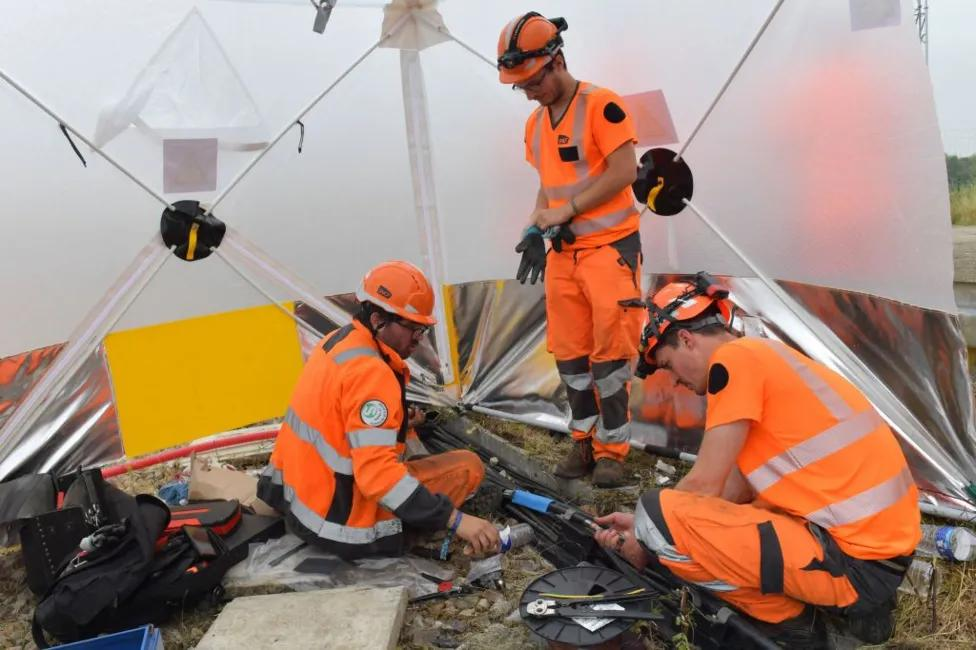
#> input picture images/0941cd70-4b7c-11ef-b2d2-cdb23d5d7c5b.jpg, 976 x 650 px; its folder holds 4 pictures in this run
$ python media_manager.py
#> lines starting #> are read from the running program, lines starting #| are printed output that depends on the picture
### image_container.py
import base64
import os
# import random
import cv2
import numpy as np
from utils import cv2_crop_center, overlay_center, read_image_from_url, cv_resize_to_target_size, cv2_rotate_image, read_image_properties

from typing import List, Optional
from enum import Enum
import gc


class ImageContainer:

    DEFAULT_THUMBNAIL_DIR = 'thumbnails'

    class Orientation(Enum):
        UNSET = 'square'
        PORTRAIT = 'portrait'
        LANDSCAPE = 'landscape'
        BOTH = 'both'

        def __eq__(self, value: object) -> bool:
            return self.value == value

        def __str__(self) -> str:
            return self.value

    class ScaleMode(Enum):
        UNSET = 'unset'
        FILL = 'fill'
        FIT = 'fit'

        def __eq__(self, value: object) -> bool:
            return self.value == value
            return super().__eq__(value)

        def __str__(self) -> str:
            return self.value

    class Source(Enum):
        FILE = 'file'
        URL = 'url'
        BASE64 = 'base64'
        IMAGE = 'image'

        def __eq__(self, value: object) -> bool:
            return super().__eq__(value)

        def __str__(self) -> str:
            return self.value

    #this class ImageContainer is responsible for reading file with opencv and storing the image object in the memory
    #it will keep a record of the orientation of the image
    #it will keep the original image object and the resized image object
    def __init__(self) -> None:
        #strings
        self.file_path: str = None
        self.thumbnail_path: str = None
        self.filename: str = None
        self.source: ImageContainer.Source = None

        #image data
        self._image: np.ndarray = None
        self._encoded_image = None
        self.thumbnail: np.ndarray = None
        self.processed_image: np.ndarray = None
        # self._encoded_processed_image = None

        #properties
        self.orientation = ImageContainer.Orientation.UNSET
        self.is_portrait: bool = False
        self.target_height: int = 0
        self.target_width: int = 0
        self.scale_mode = ImageContainer.ScaleMode.UNSET
        self.rotation = 0

    # [14 lines left out: function __str__, not called in this run]

    def __eq__(self, other) -> bool:
        if not isinstance(other, ImageContainer):
            return False
        return self.filename == other.filename


    def exists(self) -> bool:
        return os.path.exists(self.file_path)

    @property
    def image(self) -> np.ndarray:
        if self._image is None:
            self.reload_image()

        return self._image

    @image.setter
    def image(self, image: np.ndarray) -> None:
        self._image = image
        if image is not None:
            self.populate_properties()


    # [12 lines of commented-out code are left out]


    def from_file(self, file_path, thumbnail_dir=None, thumbnail_width=100, thumbnail_height=100, read_image=False):
        self.source = ImageContainer.Source.FILE
        #strings
        self.file_path: str = file_path
        self.filename = os.path.basename(file_path)

        #image data
        if read_image:
            self.reload_image()

        #properties
        self.thumbnail_height = thumbnail_height
        self.thumbnail_width = thumbnail_width

        #default actions
        self.check_for_thumbnail(thumbnail_dir)         #check if thumbnail exists, if not create one
        self.populate_properties()                      #populate the properties of the image

        return self

    # [51 lines left out: functions from_url, from_image, from_base64, not called in this run]

    def reload_image(self):
        if self._encoded_image is not None:
            print(f'Reloading image from memory')
            self._image = cv2.imdecode(self._encoded_image, cv2.IMREAD_COLOR)
            return

        if self.source == ImageContainer.Source.FILE:
            if self.exists():
                print(f'Reloading image from file {self.filename}')
                self._image = cv2.imread(self.file_path)

        if self.source == ImageContainer.Source.URL:
            print(f'Reloading image from URL {self.file_path}')
            self._image = read_image_from_url(self.file_path)

        self._encoded_image = cv2.imencode('.jpg', self._image, [int(cv2.IMWRITE_JPEG_QUALITY), 100])[1]


    def check_processing_parameters(self, target_height=None, target_width=None, scale_mode=None, angle=None):
        #if the processing parameters are different from the current processing parameters, then reprocess the image
        #this is to avoid reprocessing the image if the processing parameters are the same
        #but if the processing parameters are different, then reprocess the image

        #if any parameter is None, then use the current value
        scale_mode = scale_mode if scale_mode is not None else self.scale_mode
        angle = angle if angle is not None else self.rotation
        target_height = target_height if target_height is not None else self.target_height
        target_width = target_width if target_width is not None else self.target_width

        if isinstance(scale_mode, ImageContainer.ScaleMode):
            scale_mode = scale_mode.value

        if self.target_height != target_height or self.target_width != target_width or self.scale_mode != scale_mode or self.rotation != angle:
            print('Reprocessing image')
            if int(abs(self.rotation - angle)) == 180:
                self.processed_image = cv2_rotate_image(self.processed_image, 180)
                self.rotation = angle
            else:
                self.process_image(target_height, target_width, scale_mode, angle)
        else:
            if self.processed_image is None:
                self.process_image(self.target_height, self.target_width, self.scale_mode, self.rotation)

    def check_for_thumbnail(self, thumbnail_dir):
        #check if thumbnail dir exists, if not create one
        if thumbnail_dir is None:
            os.makedirs(self.DEFAULT_THUMBNAIL_DIR, exist_ok=True)
            thumbnail_dir = self.DEFAULT_THUMBNAIL_DIR

        #check if thumbnail exists, if not create one
        self.thumbnail_path = os.path.join(thumbnail_dir, self.filename)
        if os.path.exists(self.thumbnail_path):
            self.has_thumbnail = True
            # self.check_thumnail_size(self.thumbnail_width, self.thumbnail_height)
        else:
            self.has_thumbnail = False
            self.create_thumbnail(self.thumbnail_width, self.thumbnail_height)

    # [13 lines left out: functions check_thumnail_size, create_thumbnail, not called in this run]

    def populate_properties(self):
        if self._image is None:
            #read the properties from the file without loading the image
            size = read_image_properties(self.file_path)['size']
            self.width, self.height = size
        else:
            self.height, self.width = self._image.shape[:2]

        self.is_portrait = self.height > self.width

        if self.is_portrait:
            self.orientation = ImageContainer.Orientation.PORTRAIT
        else:
            self.orientation = ImageContainer.Orientation.LANDSCAPE

    def get_thumbnail(self) -> Optional[np.ndarray]:
        return self.thumbnail

    def get_image(self) -> Optional[np.ndarray]:
        return self.image

    def get_processed_image(self) -> Optional[np.ndarray]:
        return self.processed_image

    def process_image(self, target_height, target_width, scale_mode, angle):
        if not self.exists() and self._image is None:
            return None

        #do the processing of the image once
        self.target_height = target_height
        self.target_width = target_width
        self.scale_mode = scale_mode
        self.rotation = angle

        self.scale_mode = scale_mode
        self.rotation = angle
        rotated_image = cv2_rotate_image(self.image, self.rotation)
        self.processed_image = cv_resize_to_target_size(rotated_image, self.target_height, self.target_width, self.scale_mode)
        # self.processed_image = cv2_crop_center(self.processed_image, (self.target_height, self.target_width))

        if self.scale_mode == ImageContainer.ScaleMode.FIT:
            background = cv_resize_to_target_size(rotated_image, self.target_height, self.target_width, ImageContainer.ScaleMode.FILL)
            background = cv2.GaussianBlur(background, (101, 101), 0)
            background = cv2.multiply(background, 0.5)
            self.processed_image = cv2_crop_center(self.processed_image, (self.target_height, self.target_width), background=background)
        else:
            self.processed_image = cv2_crop_center(self.processed_image, (self.target_height, self.target_width))

            # background = cv_resize_to_target_size(rotated_image, self.target_height, self.target_width, ImageContainer.ScaleMode.FILL)
            # self.processed_image = overlay_center(background, self.processed_image)

        if self.source == ImageContainer.Source.FILE:
            #if it's from file we can clear the image from memory as we can easily reload it
            self.image = None
        return self.processed_image

    def blend_image(self, image: 'ImageContainer', alpha: float) -> Optional[np.ndarray]:
        # if self.processed_image is None:
        #     return image.processed_image
        # alpha 0 means only the current image, alpha 1 means only the new image

        if alpha == 0:
            return self.processed_image
        if alpha == 1:
            return image.processed_image

        if image.processed_image.shape != self.processed_image.shape:
            image.process_image(self.processed_image.shape[0], self.processed_image.shape[1], self.scale_mode, self.rotation)

        return cv2.addWeighted(self.processed_image, alpha, image.processed_image, 1 - alpha, 0)

    # [5 lines left out: function free_memory, not called in this run]

### utils.py
import os
from PIL import Image
import cv2
import numpy as np
import requests
from io import BytesIO
import subprocess
import platform
import hashlib
import base64
import re
import uuid
import os
import ctypes


def check_and_create(dirpath):
    if not os.path.exists(dirpath):
            os.makedirs(dirpath)

# [105 lines left out: functions create_thumbnail, replace_webp_extension, save_remote_image, create_thumbnails_for_existing_images, check_for_duplicate_files, is_raspberry_pi and 2 more, not called in this run]

def is_portrait(image_path):
    with Image.open(image_path) as img:
        return img.height > img.width

def is_landscape(image_path):
    with Image.open(image_path) as img:
        return img.width > img.height

# [53 lines left out: functions max_usful_size, resize_image, not called in this run]

def resize_to_fill(image_width, image_height, screen_width, screen_height):
    aspect_ratio = min(screen_width / image_width, screen_height / image_height)
    return int(image_width * aspect_ratio), int(image_height * aspect_ratio)

def resize_to_fit_height(image_width, image_height, screen_height):
    aspect_ratio = screen_height / image_height
    return int(image_width * aspect_ratio), screen_height

def resize_to_fit_width(image_width, image_height, screen_width):
    aspect_ratio = screen_width / image_width
    return screen_width, int(image_height * aspect_ratio)

# [11 lines left out: function crop_center, not called in this run]

def cv2_crop_center(image, size, background=None):
    '''
    Crop the image to the specified size by taking a center crop.
    If the crop size is larger than the original image, expand the image to fill the target size with black pixels.
    '''
    height, width = image.shape[:2]
    new_height, new_width = size[:2]

    if new_height > height or new_width > width:
        # Create a new black image with the target size
        if background is not None:
            result = background #cv2.resize(background, (new_width, new_height), interpolation=cv2.INTER_LANCZOS4)
        else:
            result = np.zeros((new_height, new_width, 3), dtype=np.uint8)

        # Calculate the coordinates to place the original image in the center
        left = (new_width - width) // 2
        top = (new_height - height) // 2
        right = left + width
        bottom = top + height

        # Place the original image in the center of the black image
        result[top:bottom, left:right] = image
        return result
    else:
        # Calculate the coordinates for the center crop
        left = (width - new_width) // 2
        top = (height - new_height) // 2
        right = left + new_width
        bottom = top + new_height
        return image[top:bottom, left:right]

def quick_read_image(image_path):
    return cv2.cvtColor(np.array(Image.open(image_path)), cv2.COLOR_RGB2BGR)

def cv2_to_pil(cv2_img):
    '''Convert OpenCV image (numpy.ndarray) to PIL Image.'''
    return Image.fromarray(cv2.cvtColor(cv2_img, cv2.COLOR_BGR2RGB))

def cv2_rotate_image(image, angle):
    '''
    Rotate the image by the specified angle and adjust the dimensions accordingly.
    '''
    if angle == 0:
        return image

    if angle == 90:
        # Rotate 90 degrees: transpose and then flip horizontally
        rotated_image = cv2.transpose(image)
        rotated_image = cv2.flip(rotated_image, 1)
    elif angle == 180:
        # Rotate 180 degrees: flip both horizontally and vertically
        rotated_image = cv2.flip(image, -1)
    elif angle == 270:
        # Rotate 270 degrees: transpose and then flip vertically
        rotated_image = cv2.transpose(image)
        rotated_image = cv2.flip(rotated_image, 0)
    else:
        # For other angles, use the affine transformation
        (h, w) = image.shape[:2]
        center = (w // 2, h // 2)

        # Calculate the rotation matrix
        M = cv2.getRotationMatrix2D(center, angle, 1.0)

        # Calculate the new bounding dimensions of the image
        cos = np.abs(M[0, 0])
        sin = np.abs(M[0, 1])

        new_w = int((h * sin) + (w * cos))
        new_h = int((h * cos) + (w * sin))

        # Adjust the rotation matrix to account for the new dimensions
        M[0, 2] += (new_w / 2) - center[0]
        M[1, 2] += (new_h / 2) - center[1]

        # Perform the affine transformation
        rotated_image = cv2.warpAffine(image, M, (new_w, new_h))

    return rotated_image

# [105 lines left out: functions overlay_image, overlay_center, resize_to_target, cv_resize_to_target, not called in this run]

def cv_resize_to_target_size(src_image, target_height, target_width, resize_option):
    # resize the image to resize to a target size using two options: fill or fit
    image_height, image_width = src_image.shape[:2]

    image_aspect = image_width / image_height
    target_aspect = target_width / target_height

    if resize_option == 'fill':
        if image_aspect > target_aspect:
            new_height = target_height
            new_width = int(new_height * image_aspect)
        else:
            new_width = target_width
            new_height = int(new_width / image_aspect)
    elif resize_option == 'fit':
        if image_aspect > target_aspect:
            new_width = target_width
            new_height = int(new_width / image_aspect)
        else:
            new_height = target_height
            new_width = int(new_height * image_aspect)
    else:
        raise ValueError("Invalid resize option. Use 'fill' or 'fit'.")

    #check if we're downscaling or upscaling
    if new_width < image_width or new_height < image_height:
        interpolation = cv2.INTER_AREA
    else:
        interpolation = cv2.INTER_LANCZOS4 # or INTER_CUBIC

    resized_image = cv2.resize(src_image, (new_width, new_height), interpolation=interpolation)

    if resize_option == 'fill':
        left = (new_width - target_width) // 2
        top = (new_height - target_height) // 2
        right = left + target_width
        bottom = top + target_height
        cropped_image = resized_image[top:bottom, left:right]
        return cropped_image
    else:
        return resized_image

# [86 lines left out: functions pil_to_cv2, list_files, read_image_from_url, get_thumbnail, get_title, strtobool and 1 more, not called in this run]

def clamp(value, min_value, max_value):
    return max(min(value, max_value), min_value)

def rescale_brightness(brightness, min_value=0, max_value=100):
    return int((brightness / 100) * (max_value - min_value) + min_value)

def rescale_luminance(luminance, min_value=300, max_value=2000):
    return int((luminance / 100) * (max_value - min_value) + min_value)

# [103 lines left out: functions luminance_to_brightness, lerp, check_os, check_admin_privileges, read_image_properties, get_mean_value and 4 more, not called in this run]

### media_manager.py
# import base64
import os
import random
import cv2
import numpy as np
# from utils import cv2_crop_center, read_image_from_url, cv_resize_to_target_size, cv2_rotate_image

from typing import List, Optional
# from enum import Enum
import random

from image_container import ImageContainer

#this class MediaManager is responsible for managing the media files
#it will be responsible for loading the media files from the media directory
#it will also be responsible for managing the media files in the playlist
#it will be responsible for storing the Image objects in the memory

class MediaManager:

    ALLOWED_TYPES = ('.png', '.jpg', '.jpeg', '.bmp', '.webp')

    @property
    def orientation_filter(self) -> ImageContainer.Orientation:
        return self._orientation_filter

    # [5 lines left out: function orientation_filter, not called in this run]

    def __init__(self, media_dir, thumbnail_dir=None, thumbnail_width=100, thumbnail_height=100) -> None:
        self.media_dir = media_dir
        self.thumbnail_dir = thumbnail_dir
        self.all_media_files: List[ImageContainer] = []
        self.playlist = self.all_media_files
        self.current_index = 0
        self.current_media = None
        self.thumbnail_width = thumbnail_width
        self.thumbnail_height = thumbnail_height
        self._orientation_filter = ImageContainer.Orientation.BOTH
        self._pre_load_media = False

        self.media_files_changed_callback = None


    def to_list(self):
        return [media.filename for media in self.all_media_files]

    def populate_media_files(self) -> None:
        self.all_media_files = self.load_media_files()

    # [8 lines left out: function create_playlist, not called in this run]

    def load_media_files(self) -> List[ImageContainer]:
        # media_files = []
        for file in os.listdir(self.media_dir):
            if file.lower().endswith(MediaManager.ALLOWED_TYPES):
                self.add_media_file(os.path.join(self.media_dir, file))
        return self.all_media_files

    def add_media_file(self, file_path) -> None:
        img = ImageContainer()
        img.from_file(file_path, self.thumbnail_dir, self.thumbnail_width, self.thumbnail_height, read_image=True)
#> in reload_image, self._image is the input picture: shape (650, 976, 3); mean B, G, R 122, 136.6, 164
        self.all_media_files.append(img)
        if self.media_files_changed_callback is not None:
            self.media_files_changed_callback()

    # [43 lines left out: functions remove_media_file, get_next_media, get_prev_media, clear_memory, not called in this run]

    def get_current_media(self) -> ImageContainer:
        return self.current_media

    def get_media_files(self, orientation = None) -> List[ImageContainer]:
        if len(self.all_media_files) == 0:
            self.populate_media_files()

        if orientation is not None:
            if self.orientation_filter != orientation:
                self.orientation_filter = orientation
            return self.get_media_by_orientation(orientation)

        return self.all_media_files

    def get_current_playlist(self) -> List[ImageContainer]:
        return self.playlist

    def get_random_media(self, orientation = None) -> ImageContainer:
        if orientation is not None:
            media_files = self.get_media_by_orientation(orientation)
        else:
            media_files = self.all_media_files

        # Filter out the current image
        available_media = [media for media in media_files if media != self.current_media]

        # If no other media is available, just pick a random media file
        if not available_media:
            self.current_media = None
        else:
            # Select a random media file from the available media
            self.current_media = random.choice(available_media)

        return self.current_media

    # [4 lines left out: function get_media_by_orientation, not called in this run]

    def filter_media_by_orientation(self, orientation) -> None:
        self.playlist = self.get_media_by_orientation(orientation)

    # [12 lines left out: functions get_media_by_index, get_media_by_filename, not called in this run]

    def preprocess_media(self, target_height, target_width, scale_mode, angle) -> None:
        for media in self.all_media_files:
            media.process_image(target_height, target_width, scale_mode, angle)

    # [9 lines left out: functions get_blended_by_name, get_blended_by_index, not called in this run]


if __name__ == '__main__':
    media_dir = 'images'
    thumbnail_dir = 'thumbnails'
    media_manager = MediaManager(media_dir, thumbnail_dir, 200, 200)
    media_files = media_manager.get_media_files()
    # [43 lines of commented-out code are left out]


    while True:
        media = media_manager.get_random_media()
        media2 = media_manager.get_random_media()

        media.check_processing_parameters(1080, 1920, random.choice([ImageContainer.ScaleMode.FIT, ImageContainer.ScaleMode.FILL]), random.choice([0, 90, 180, 270]))
        media2.check_processing_parameters(1080, 1920, random.choice([ImageContainer.ScaleMode.FIT, ImageContainer.ScaleMode.FILL]), random.choice([0, 90, 180, 270]))
#> call 2 of cv2_rotate_image, with angle = 270
#> in cv2_rotate_image (call 2), `rotated_image = cv2.transpose(image)`:
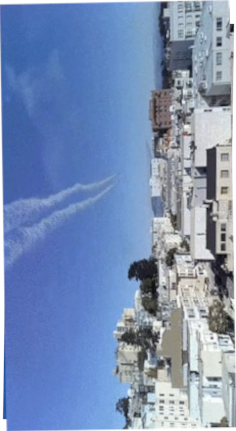
#> rotated_image: shape (431, 236, 3); mean B, G, R 181.4, 143.1, 121.2
#> in cv2_rotate_image (call 2), `rotated_image = cv2.flip(rotated_image, 0)`:
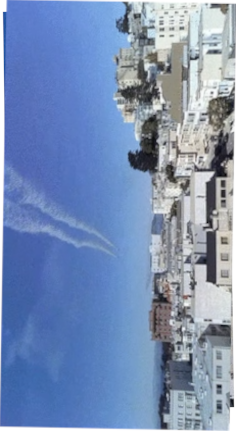
#> rotated_image: shape (431, 236, 3); mean B, G, R 181.4, 143.1, 121.2
#> in cv_resize_to_target_size, `cropped_image = resized_image[top:bottom, left:right]`:
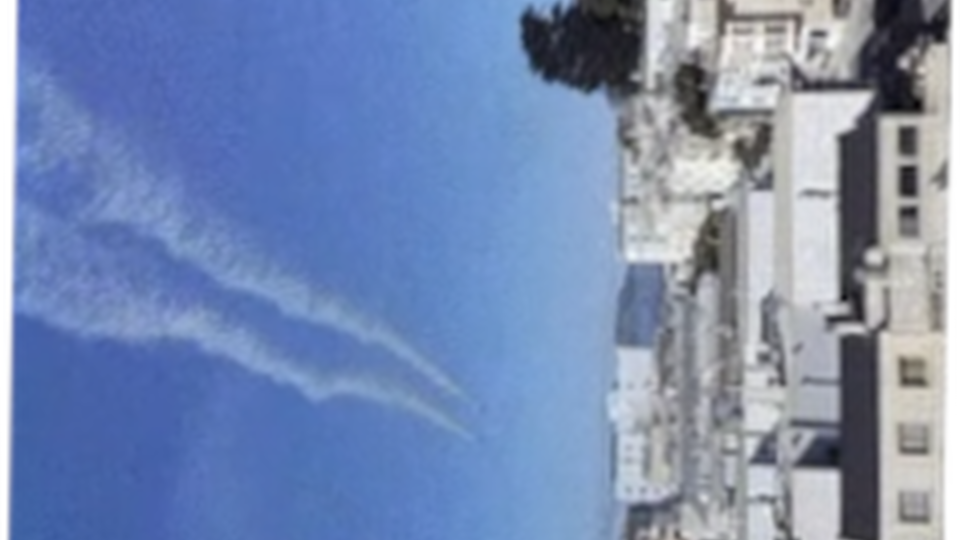
#> cropped_image: shape (1080, 1920, 3) (shown at 1/2 size); mean B, G, R 177.9, 139.3, 119.9
        cv2.imshow('image', media.blend_image(media2, 0.5))
#> (the run stopped early here; a loop or call above may not have finished)
